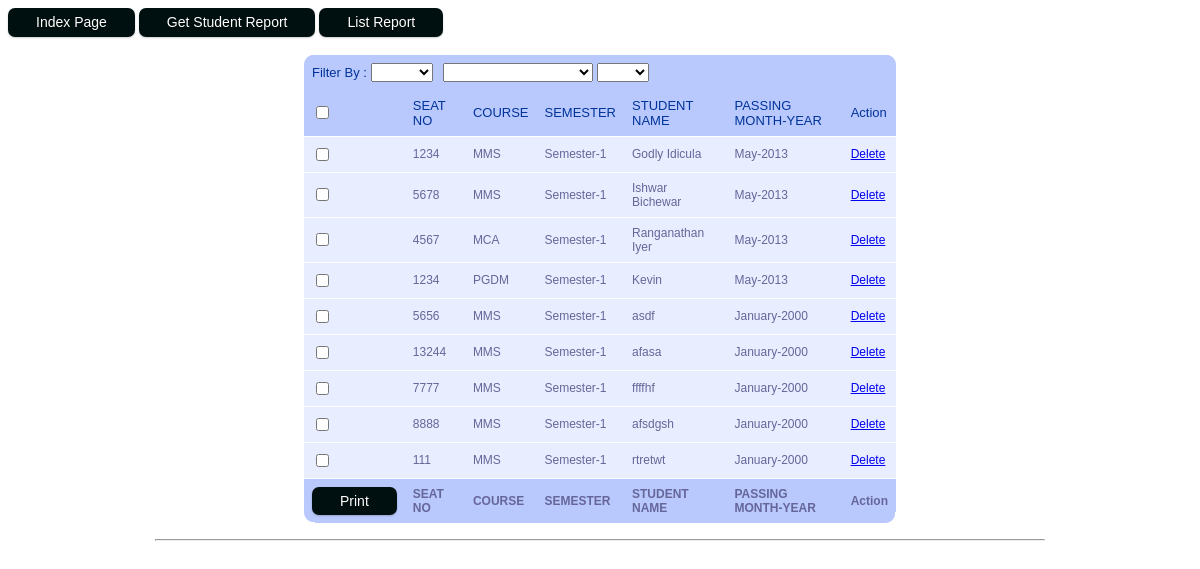
/ListReport.php, run on the app's committed database.
### tables this page shows
CREATE TABLE IF NOT EXISTS `studentreport` (
  `id` bigint(10) NOT NULL AUTO_INCREMENT,
  `seatNo` varchar(20) NOT NULL,
  `course` varchar(20) NOT NULL,
  `semester` varchar(15) NOT NULL,
  `studentName` varchar(30) NOT NULL,
  `studentPhoto` varchar(100) DEFAULT NULL,
  `monthYear` varchar(20) NOT NULL,
  `marks` varchar(1000) NOT NULL,
  PRIMARY KEY (`id`)
);

### functions.php (called while the page is built, shortened)
<?php
function getCourse($connection,$fields = array("*"),$a = array()){
	$response = array();
	$condition = "";
	$sqlstmt = "SELECT ".implode(",",$fields)." from course WHERE 1 ".$condition." ";
	$getCourseRes = mysql_query($sqlstmt,$connection);
	while($getCourse = mysql_fetch_assoc($getCourseRes)){
		$response[] = $getCourse;
	}
	return $response;
}
function getReport($connection,$fields = array("*"),$a = array()){
	$response = array();
	$condition = "";
	$sqlstmt = "SELECT ".implode(",",$fields)." from studentreport WHERE 1 ".$condition." ";
	$getSubjectsRes = mysql_query($sqlstmt,$connection);
	while($getSubjects = mysql_fetch_assoc($getSubjectsRes)){
		$response[] = $getSubjects;
	}
	return $response;
}
?>

### ListReport.php (the view, shortened to what this page needs)
<?php
include_once('connect_db.php');
include_once('functions.php');
		$courseArray = getCourse($connection,$fields=array("abbrCourse"));
$sqlCondition = array();
		$rptArray = getReport($connection,$fields=array("*"),$sqlCondition);
?>
<html>
<head>
<link rel="stylesheet" href="style.css" type="text/css" />
</head>
<body>
<a href="index.php" class="button">Index Page </a>
<a href="input_form.php" class="button">Get Student Report </a>
<a href="ListReport.php" class="button">List Report </a>
<br>
<br>
<div>
	<div>
	<form method="get" name="boxfrm">
	<table width="50%" align="center" id="rounded-corner" cellspacing="0"  >
	<thead >
	<tr>
	<th class="rounded-company" colspan='6'>Filter By :
	<select name="filtercourse" id="filtercourse" onChange="filter();">
	<option value=""></option>
	<?php foreach($courseArray as $key=>$val){ ?>
	<option value="<?php echo $val['abbrCourse']?>" <?php if(@$_GET['filtercourse']==$val['abbrCourse']) echo "selected='selected'" ?>><?php echo $val['abbrCourse']?></option>
	<?php } ?>
	</select>
	<select name="filterSem" id="filterSem" style="width:150px;" onChange="filter();">
	<option value="" <?php if(@$_GET['filterSem']=="Semester-1") echo "selected='selected'" ?>></option>
	<option value="Semester-I" <?php if(@$_GET['filterSem']=="Semester-I") echo "selected='selected'" ?>>Semester-I</option>
	</select>
	<select name="filteryear" id="filteryear" onChange="filter()";>
		<option value=""></option>
		<?php
		for($i=2000;$i<=2020;$i++){
		?>
		<option value="<?=$i?>" <?php if(@$_GET['passingyear']==$i) echo "selected='selected'" ?>><?=$i?></option>
		<?php
		}
		?>
		</select>
	</th>
	<th class="rounded-q4"></th>
	</tr>
	<tr>
	<th><input type="checkbox" name="checkAll" id="checkAll" value="" onChange="selectAll(<?=count($rptArray)?>);return false;"></th>
	<th>SEAT NO</th>
	<th class="rounded-q1">COURSE</th>
	<th >SEMESTER</th>
	<th >STUDENT NAME</th>
	<th class="rounded-foot">PASSING MONTH-YEAR</th>
	<th >Action</th>
	</tr>
	</thead>
	<tfoot>
	<tr>
	<td  class="rounded-foot-left"><a href="javascript:;" class="button" onClick="gotoReport(); return false;">Print</a></td>
	<td>SEAT NO</td>
	<td class="rounded-foot" >COURSE</td>
	<td class="rounded-foot">SEMESTER</td>
	<td class="rounded-foot">STUDENT NAME</td>
	<td class="rounded-foot">PASSING MONTH-YEAR</td>
	<td class="rounded-foot-right">Action</td>
	</tr>
	</tfoot>
	<tbody>
	<?php
	$chkkey = 0;
	foreach($rptArray as $key=>$val){
	?>
		<tr>
		<td><input type="checkbox" name="chkbox" id="chkbox<?=$chkkey++?>" value="<?=$val['id']?>" onChange="storeId(this);return false;"></td>
		<td class="tblcell"><?=$val['seatNo']?><input type="hidden" name="edit_id" id="edit_id" value="<?=$val['id']?>"></td>
		<td class="tblcell"><?=$val['course']?></td>
		<td class="tblcell"><?=$val['semester']?></td>
		<td class="tblcell"><?=$val['studentName']?></td>
		<td class="tblcell"><?=$val['monthYear']?></td>
		<td><a href="javascript:;" onClick="DeleteRow(<?=$val['id']?>)" ><span class="delRow">Delete</span></a></td>
		</tr>
	<?php
	}
	?>
	</tbody>
	</table>
	</form>
	<hr width="75%">
	<br>
	<br>
	</body>
	</html>

### style.css (style rules this page uses)
#rounded-corner { font-family: "Lucida Sans Unicode", "Lucida Grande", Sans-Serif; font-size: 12px; text-align: left; border-collapse: collapse; }
#rounded-corner thead th.rounded-company { background: #b9c9fe url('table-images/left.png') left -1px no-repeat; }
#rounded-corner thead th.rounded-q4 { background: #b9c9fe url('table-images/right.png') right -1px no-repeat; }
#rounded-corner th { padding: 8px; font-weight: normal; font-size: 13px; color: #039; background: #b9c9fe; }
#rounded-corner td { padding: 8px; background: #e8edff; border-top: 1px solid #fff; color: #669; }
#rounded-corner tfoot td.rounded-foot-left { background: #b9c9fe url('table-images/botleft.png') left bottom no-repeat; font-weight: bold; }
#rounded-corner tfoot td.rounded-foot-right { background: #b9c9fe url('table-images/botright.png') right bottom no-repeat; font-weight: bold; }
#rounded-corner tfoot td { background: #b9c9fe; font-weight: bold; }
.button { display: inline-block; color: white; background: #000F0F; outline: none; cursor: pointer; text-align: center; text-decoration: none; font: 14px/100% Arial, Helvetica, sans-serif; padding: .5em 2em .55em; text-shadow: 0 1px 1px rgba(0,0,0,.3); -webkit-border-radius: .5em; -moz-border-radius: .5em; border-radius: .5em; -webkit-box-shadow: 0 1px 2px rgba(0,0,0,.2); -moz-box-shadow: 0 1px 2px rgba(0,0,0,.2); box-shadow: 0 1px 2px rgba(0,0,0,.2); }

### data on the page
studentreport: seatNo "1234", course "MMS", semester "Semester-1", studentName "Godly Idicula", monthYear "May-2013"
studentreport: seatNo "5678", course "MMS", semester "Semester-1", studentName "Ishwar Bichewar", monthYear "May-2013"
studentreport: seatNo "4567", course "MCA", semester "Semester-1", studentName "Ranganathan Iyer", monthYear "May-2013"
studentreport: seatNo "1234", course "PGDM", semester "Semester-1", studentName "Kevin", monthYear "May-2013"
studentreport: seatNo "5656", course "MMS", semester "Semester-1", studentName "asdf", monthYear "January-2000"
studentreport: seatNo "13244", course "MMS", semester "Semester-1", studentName "afasa", monthYear "January-2000"
studentreport: seatNo "7777", course "MMS", semester "Semester-1", studentName "ffffhf", monthYear "January-2000"
studentreport: seatNo "8888", course "MMS", semester "Semester-1", studentName "afsdgsh", monthYear "January-2000"
studentreport: seatNo "111", course "MMS", semester "Semester-1", studentName "rtretwt", monthYear "January-2000"
